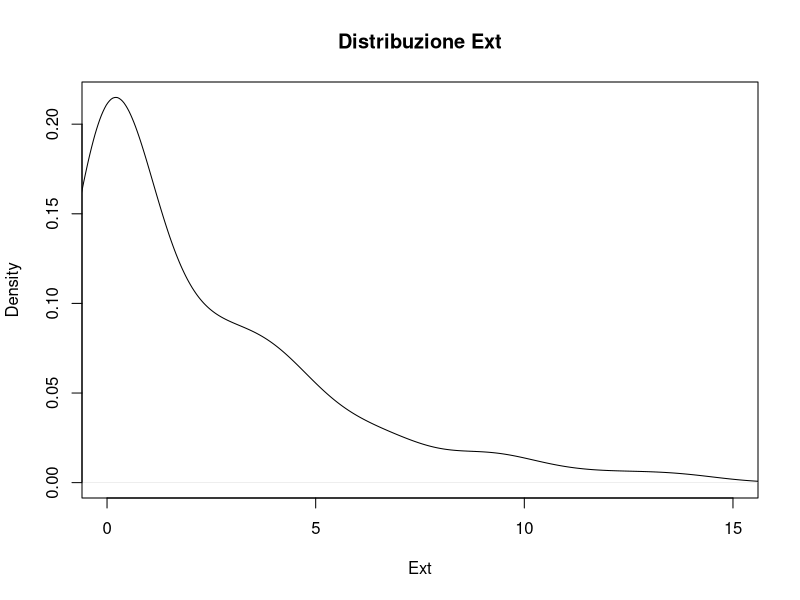
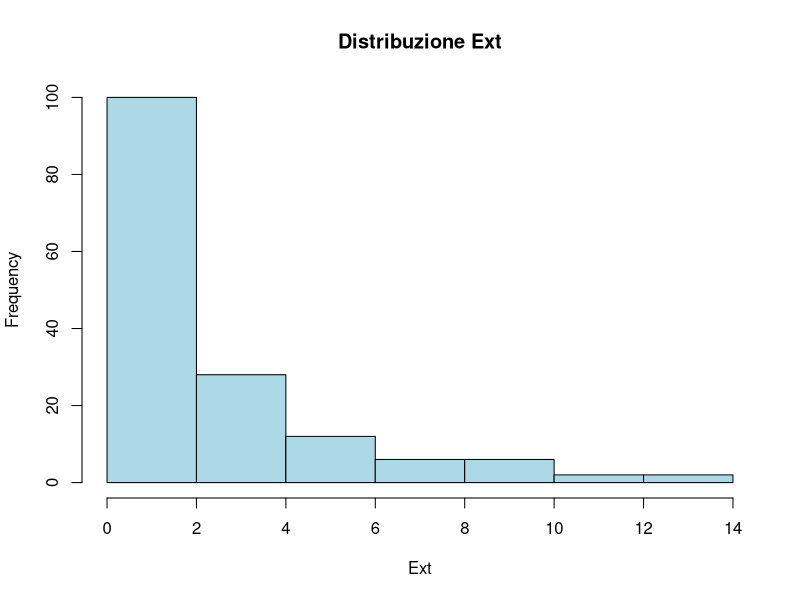
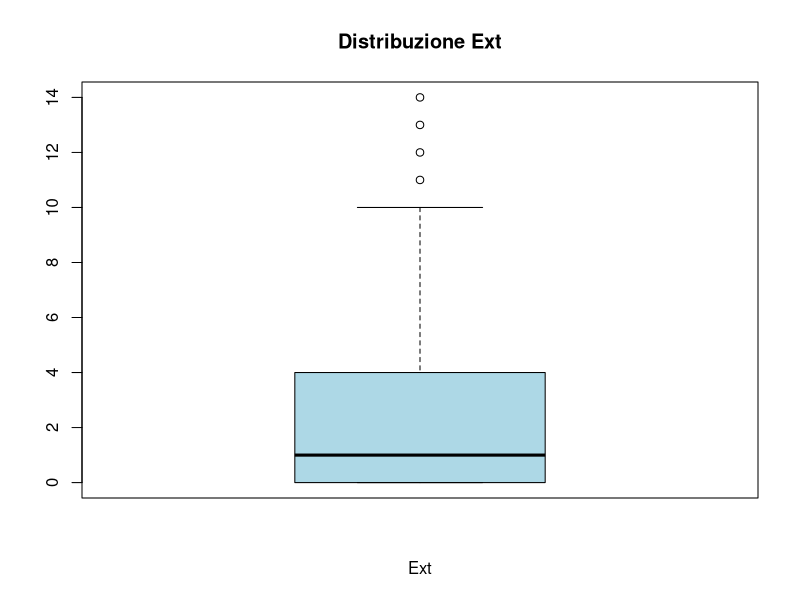
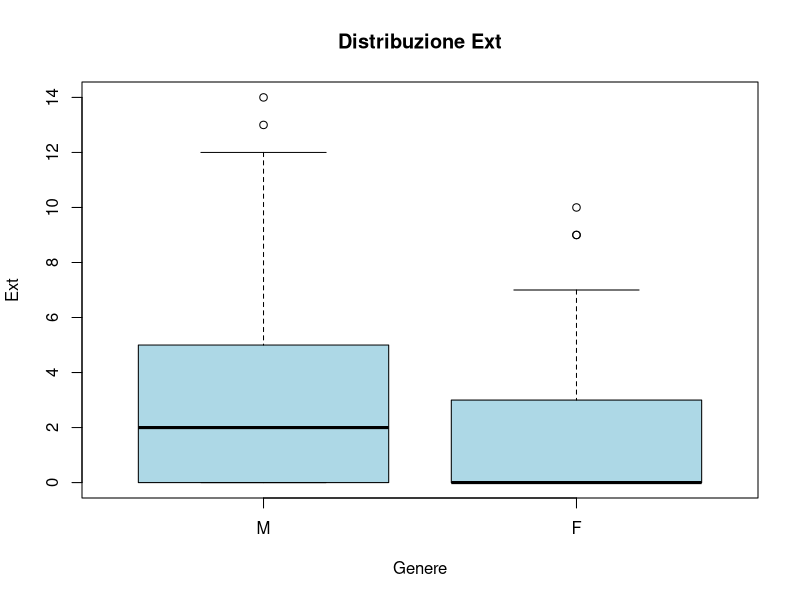
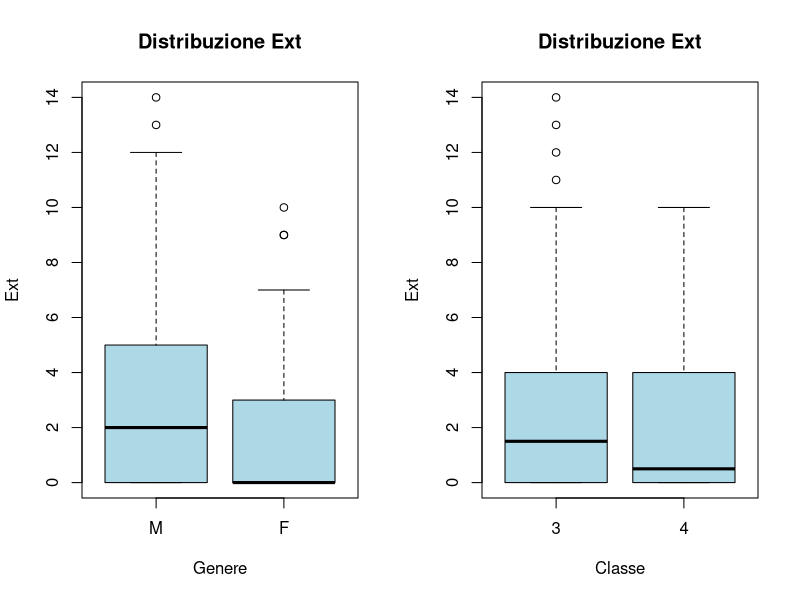
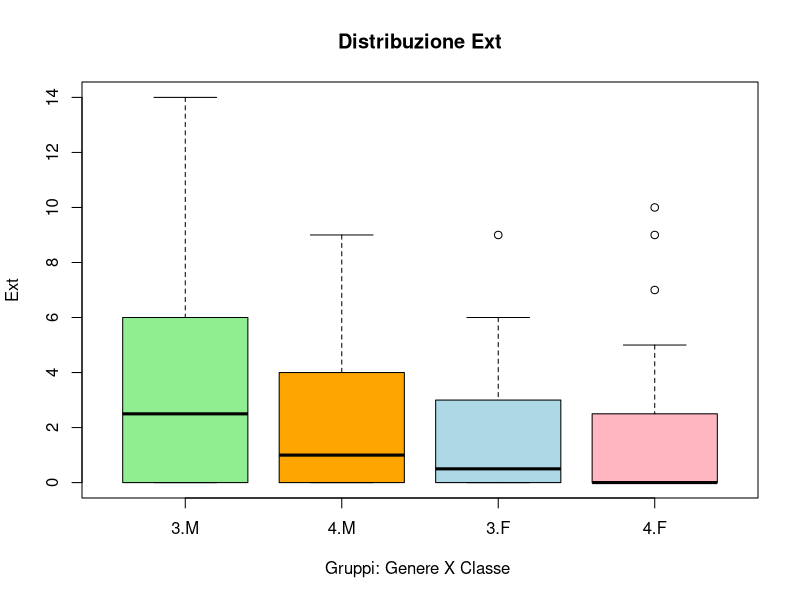
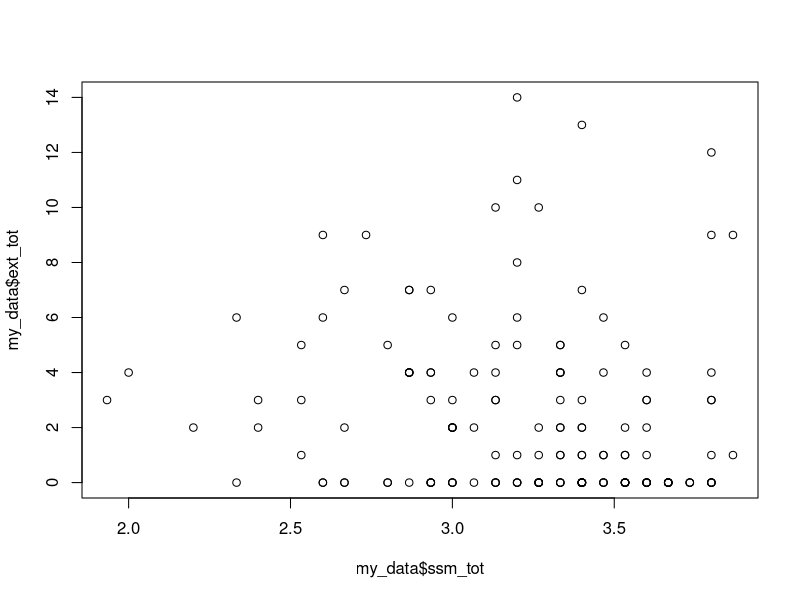
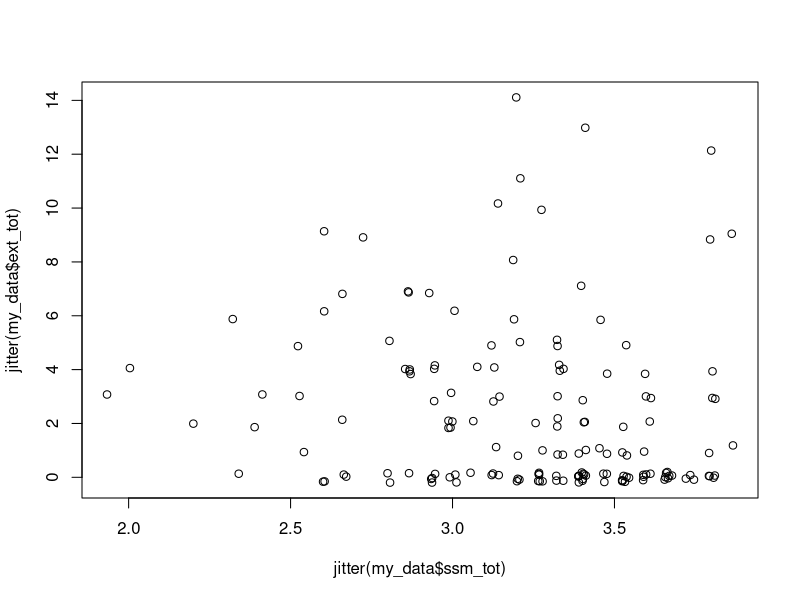

Reproduce these figures in R, in order.
#===============================#
#====  Analisi Attaccamento ====#
#===============================#

#----    settings -----

# install.packages("readxl") #  pacchetto per importare i dati da excel
# library(readxl)

#==========================#
#----    import-data    ----
#==========================#

my_data <- readxl::read_excel("data/data-attachment.xlsx")
my_data <- as.data.frame(my_data)

# Descrizione dataset
str(my_data)

# In questo studio è stata valutata nei bambini del 3° e 4° anno di scuola primaria la relazione tra:
# 1) attaccamento verso la madre
# 2) status socio-economico
# 3) problemi internalizzanti ed esternaizzanti

# Nel dataset abbiamo le seguenti variabili
# id : codice identificativo  di ogni bambino
# escludere : bambini che per i criteri dello studio non sono da includere nelle analisi finali (1=escludere; 0=includere)
# raccolta : i dati sono stati raccolti in due giornate diverse (1=raccolta A; 2=raccolta B )
# consenso : bambini che hanno ricevuto il consenso dei genitori per il trattamento dei dati (1=si; 0=no)
# presenza : bambini presenti il giorno della raccolta dati (1=si; 0=no)
# classe : classe frequentata dal bambino (3°anno o 4°anno scuole primarie)
# genere : genere del bambino (0=M; 1=F)
# mesi : età del bambio in mesi
# fas* (da 1 a 4): item del questionario sullo status socio-economico
# ssm* (da 1 a 15): item del questionario sicurezza materna
# sdq* (da 1 a 25): idem del questionario problemi internalizzanti e esternalizzanti

#==============================#
#----    munging data    ------
#==============================#

str(my_data)

#---- Codifico le variabili

# Rendo fattori le variabili categoriali
for(i in c("id", "escludere", "raccolta", "consenso", "presenza", "classe", "genere")){
  my_data[, i] <- factor(my_data[ ,i])
}

# ridefinisco i livelli della variabile genere
str(my_data$genere)
levels(my_data$genere) <- c("M", "F")

# creo la variabile eta dove indico l'eta in anni
my_data$eta <- my_data$mesi/12

#----    Selezione Dati

# Selezioni solo i soggetti senza NA
summary(my_data)
my_data$fas1 == "NA" # metodo sbagliato
is.na(my_data$fas1) # metodo corretto

?complete.cases # seleziona soggetti che non hanno NA

my_data <- my_data[complete.cases(my_data), ]
summary(my_data) # non ci sono più NA

# Seleziono solo i soggetti che hanno il consenso, da includere e che erano presenti
my_test <- my_data$consenso=="1" & my_data$escludere=="0" & my_data$presenza=="1"
my_data<-my_data[my_test, ]
nrow(my_data) # numero totale di soggetti considerati nelle analisi

#===================================#
#----    Codifica questionari    ----
#===================================#

# Carico il dataset precedentemente creato
str(my_data)

#---- Codifica FAS

# Per quanto riguarda il FAS abbimao 4 item.
# Le possibili risposte sono
# item 1: 0-1
# item 2: 0-1-2
# item 3: 0-1-2-3
# item 4: 0-1-2-3

item_fas <- paste0("fas", 1:4)
# paste() e paste0() concatenano i valori per creare delle stringhe
# paste() aggiunge uno spazio, paste0() non aggiunge spazio

summary(my_data[ , item_fas])

# Purtoppo nella seconda raccolata c'è stata una codifica scorretta
# item 1: 1-2
# item 2: 1-2-3
# item 3: 1-2-3-4
# item 4: 1-2-3-4

# Dobbiamo riportarli alla scala originale (sottrarre 1)
my_data[my_data$raccolta=="2", item_fas] <- my_data[my_data$raccolta=="2", item_fas] - 1

summary(my_data[ , paste0("fas", 1:4)])

# C'è ancora un problema con fas2. Il massimo dovrebbe essere 2

table(my_data$fas2)  # Controllo quanti sono i punteggi sbagliati

my_data[my_data$fas2==3, "id"] # Controllo quale soggetto ha una codifica sbagliata

# Controllando la raccolta dati vadiamo ci sia stato un errore il valore per il soggetto 46 è 2
my_data$fas2[my_data$fas2==3] <- 2 # Correggo

#---- Punteggio FAS (status socio economico)

# Il punteggio tatale è dato dalla somma degli item singoli
# Punteggi alti indicano maggiore benessere
fas_tot<-apply(my_data[ , item_fas], MARGIN = 1, sum)

#---- Codifica SSM (Attaccamento verso la madre)

# Questionario con 15 item a risposte su scala likert a 4 punti
# Le risposte sono codificate come 1-2-3-4

# Tuttavia per costruire il punteggio finale è necessario
# invertire i punteggi degli item 1,3,4,9,10,13,15

# Ovvero: 1-->4; 2-->3; 3-->2; 4-->1

head(my_data[ , paste0("ssm", c(1,3,4,9,10,13,15))]) # head() osservo prime osservazioni

ssm_to_rev <- paste0("ssm", c(1,3,4,9,10,13,15))
# Ricodifico variabili con scoring inverso
my_data[ , ssm_to_rev] <- abs(my_data[ssm_to_rev] - 5)


head(my_data[ , paste0("ssm", c(1,3,4,9,10,13,15))])

#---- Punteggio SSM

# Ora il punteggio totale è dato dalla media degli item
# Punteggi alti indicano un attaccamento sicuro

ssm_tot <- apply(my_data[ , paste0("ssm", 1:15)], MARGIN = 1, mean)


#---- Codifica SDQ (Problemi internalizzanti ed esternalizzanti)

#  Questionario con 25 item a risposte su scala likert a 3 punti
# Le risposte sono codificate come 0-1-2

# Tuttavia per costruire il punteggio finale è necessario
# invertire i punteggi degli item 7,11,14,21,25

# Ovvero: 0-->2; 1-->1; 2-->0;

tail(my_data[ , paste0("sdq", c(7, 11, 14, 21, 25))]) # tail() osservo ultime osservazioni

# Ricodifico variabili con scoring inverso
sdq_to_rev <- paste0("sdq", c(7, 11, 14, 21, 25))
my_data[ , sdq_to_rev] <- abs(my_data[ , sdq_to_rev] - 2)

tail(my_data[ , paste0("sdq", c(7, 11, 14, 21, 25))])

#---- Punteggio SDQ

#  I punteggi totali sono dati dalla somma degli item
#  Punteggi più alti indicano maggiori problemi

#  Abbiamo 5 sottoscale formate dagli item:
#  emotion	=	3 8 13 16 24
#  conduct	=	5 7 12 18 22
#  hyper	=	2 10 15 21 25
#  peer	=	6 11 14 19 23
#  prosoc	=	1 4 9 17 20

#  Due punteggi riassuntivi vengono creati unendo le sottoscale

#  internalizing = emotion + peer
#  externalizing = hyper + conduct

item_int = paste0("sdq", c(3,6,8,11,13,14,16,19,23,24))
item_ext = paste0("sdq", c(2,5,7,10,12,15,18,21,22,25))

int_tot<-apply(my_data[ , item_int], MARGIN = 1, sum)
ext_tot<-apply(my_data[ , item_ext], MARGIN = 1, sum)

#---- Selezione Variabili

str(my_data)

# Seleziono solo le variabili di interesse che uso nelle analisi
my_data<-cbind(my_data[ , c("id", "classe", "genere", "eta")],
               fas_tot, ssm_tot, int_tot, ext_tot)

#======================================#
#----    Statistiche Descrittive    ----
#======================================#

str(my_data)

# Valutiamo a livello descrittivo i problemi esternalizzanti
# a seconda del genere e della classe

#---- Variabili Qualitative

# table() per ottenere le tabelle di frequenza

table(my_data$genere)
table(my_data$classe)

table(my_data$genere, my_data$classe) # Tabella incrociata

#---- Variabili Quantitative

# summary() valuto alcune informazioni di interesse
summary(my_data$ext_tot)

# sd() valuto la deviazione standard
sd(my_data$ext_tot)

# tapply() applica la stessa funzione su una variabile per ogni gruppo definito nell'argometo INDEX
# nota che INDEX deve essere una lista
tapply(my_data$ext_tot, INDEX = list(my_data$genere, my_data$classe), FUN = mean)
tapply(my_data$ext_tot, INDEX = list(my_data$genere, my_data$classe), FUN = sd)

#---- Rappresentazione Grafica

# Densità
plot(density(my_data$ext_tot), xlab="Ext", main = "Distribuzione Ext", xlim = c(0,15))

# Istogramma
hist(my_data$ext_tot, col="lightblue", xlab="Ext", main = "Distribuzione Ext")

# Boxplot
boxplot(my_data$ext_tot, col="lightblue", xlab="Ext", main = "Distribuzione Ext")

# Variabile quantitativa e variabile qualitativa

# Per digitare il simbolo tilde (~)
# Windows: ALT + 126 (tastierino numerico)
#          ALT + Fn + 126 (senza tastierino)
# MacOS: option + 5

boxplot(my_data$ext_tot ~ my_data$genere, col="lightblue", ylab="Ext", xlab = "Genere", main = "Distribuzione Ext")

par(mfrow=c(1,2)) # Determino il numero di grafici da rappresentare su una stessa pagina

boxplot(my_data$ext_tot ~ my_data$genere, col="lightblue", ylab="Ext", xlab = "Genere", main = "Distribuzione Ext")
boxplot(my_data$ext_tot ~ my_data$classe, col="lightblue", ylab="Ext", xlab = "Classe", main = "Distribuzione Ext")

par(mfrow=c(1,1))
boxplot(my_data$ext_tot ~ my_data$classe * my_data$genere,
        col=c("lightgreen", "orange","lightblue","lightpink"),
        ylab="Ext", xlab = "Gruppi: Genere X Classe ", main = "Distribuzione Ext")

# Variabile qualitativa per variabile qualitativa
plot(my_data$ssm_tot, my_data$ext_tot)

# per risolvere problema sovrapposizione aggiungiamo un po di random error
plot(jitter(my_data$ssm_tot), jitter(my_data$ext_tot))

cor(my_data$ssm_tot, my_data$ext_tot)

#==============  Fine  ==============#



